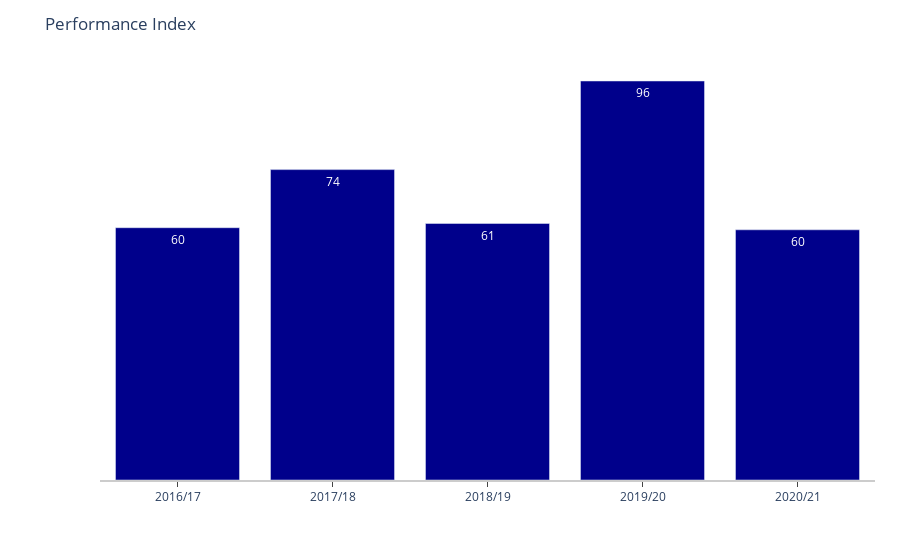

Write notebook code for a chart like this one.
### Code cell
fig = go.Figure([go.Bar(x=df_player['season'], y=df_player['Perf_Index_scaled'], 
                        text=df_player['Perf_Index_scaled'].apply(lambda x: round(x*100)), textposition='auto',
                        marker_color='darkblue', name='PI')])

fig.update_layout(
    title='Performance Index',
    xaxis=dict(
        showline=True,
        showgrid=False,
        showticklabels=True,
        linecolor='rgb(204, 204, 204)',
        linewidth=2,
        ticks='outside',
    ),
    yaxis=dict(
        showgrid=False,
        zeroline=False,
        showline=False,
        showticklabels=False,
    ),
    autosize=False,
    margin=dict(
        autoexpand=False,
        l=100,
        r=25,
        t=60,
    ),
    showlegend=False,
    plot_bgcolor='white'
)

### Figure 1 — Plotly figure (JSON) as saved in the notebook; plotly's stock layout.template omitted (floating-point values rounded to 4 significant figures)
{"data": [{"marker": {"color": "darkblue"}, "name": "PI", "text": [60, 74, 61, 96, 60], "textposition": "auto", "type": "bar", "x": ["2016/17", "2017/18", "2018/19", "2019/20", "2020/21"], "y": [0.6041, 0.7432, 0.6141, 0.9554, 0.5991]}], "layout": {"autosize": false, "margin": {"autoexpand": false, "l": 100, "r": 25, "t": 60}, "plot_bgcolor": "white", "showlegend": false, "title": {"text": "Performance Index"}, "xaxis": {"linecolor": "rgb(204, 204, 204)", "linewidth": 2, "showgrid": false, "showline": true, "showticklabels": true, "ticks": "outside"}, "yaxis": {"showgrid": false, "showline": false, "showticklabels": false, "zeroline": false}}}
